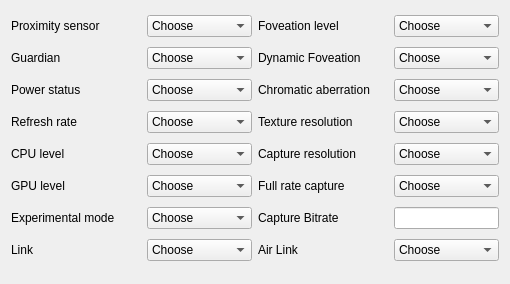
  <widget class="QWidget" name="">
   <property name="geometry">
    <rect>
     <x>31</x>
     <y>71</y>
     <width>494</width>
     <height>284</height>
    </rect>
   </property>
   <layout class="QGridLayout" name="gridLayout">
    <item row="0" column="0">
     <widget class="QLabel" name="label_5">
      <property name="minimumSize">
       <size>
        <width>130</width>
        <height>16</height>
       </size>
      </property>
      <property name="maximumSize">
       <size>
        <width>130</width>
        <height>16</height>
       </size>
      </property>
      <property name="text">
       <string>Proximity sensor</string>
      </property>
     </widget>
    </item>
    <item row="0" column="1">
     <widget class="QComboBox" name="proximityBox">
      <property name="minimumSize">
       <size>
        <width>105</width>
        <height>0</height>
       </size>
      </property>
      <property name="maximumSize">
       <size>
        <width>105</width>
        <height>16777215</height>
       </size>
      </property>
      <property name="toolTip">
       <string>&lt;html&gt;&lt;head/&gt;&lt;body&gt;&lt;p&gt;&lt;span style=&quot; font-family:'Libre Franklin','Arial','Helvetica','sans-serif'; font-size:18px; color:#363940; background-color:#ffffff;&quot;&gt;The proximity sensor is used to detect headset movement.  Deactivating this sensor prevents the headset from sleeping.&lt;/span&gt;&lt;/p&gt;&lt;/body&gt;&lt;/html&gt;</string>
      </property>
      <item>
       <property name="text">
        <string>Choose</string>
       </property>
      </item>
      <item>
       <property name="text">
        <string>Enable</string>
       </property>
      </item>
      <item>
       <property name="text">
        <string>Disable</string>
       </property>
      </item>
     </widget>
    </item>
    <item row="0" column="2">
     <widget class="QLabel" name="label_8">
      <property name="minimumSize">
       <size>
        <width>130</width>
        <height>16</height>
       </size>
      </property>
      <property name="maximumSize">
       <size>
        <width>130</width>
        <height>16</height>
       </size>
      </property>
      <property name="text">
       <string>Foveation level</string>
      </property>
     </widget>
    </item>
    <item row="0" column="3">
     <widget class="QComboBox" name="foveation2Box">
      <property name="minimumSize">
       <size>
        <width>105</width>
        <height>0</height>
       </size>
      </property>
      <property name="maximumSize">
       <size>
        <width>105</width>
        <height>16777215</height>
       </size>
      </property>
      <property name="toolTip">
       <string>&lt;html&gt;&lt;head/&gt;&lt;body&gt;&lt;p&gt;&lt;span style=&quot; font-family:'Libre Franklin','Arial','Helvetica','sans-serif'; font-size:18px; font-weight:300; color:#363940; background-color:#ffffff;&quot;&gt;Override the rendering quality in the outer edges of the display. Higher is better performance, lower is better quality.&lt;/span&gt;&lt;/p&gt;&lt;/body&gt;&lt;/html&gt;</string>
      </property>
      <item>
       <property name="text">
        <string>Choose</string>
       </property>
      </item>
      <item>
       <property name="text">
        <string>0</string>
       </property>
      </item>
      <item>
       <property name="text">
        <string>1</string>
       </property>
      </item>
      <item>
       <property name="text">
        <string>2</string>
       </property>
      </item>
      <item>
       <property name="text">
        <string>3</string>
       </property>
      </item>
      <item>
       <property name="text">
        <string>4</string>
       </property>
      </item>
     </widget>
    </item>
    <item row="1" column="0">
     <widget class="QLabel" name="label_6">
      <property name="minimumSize">
       <size>
        <width>130</width>
        <height>16</height>
       </size>
      </property>
      <property name="maximumSize">
       <size>
        <width>130</width>
        <height>16</height>
       </size>
      </property>
      <property name="text">
       <string>Guardian</string>
      </property>
     </widget>
    </item>
    <item row="1" column="1">
     <widget class="QComboBox" name="guardianBox">
      <property name="minimumSize">
       <size>
        <width>105</width>
        <height>0</height>
       </size>
      </property>
      <property name="maximumSize">
       <size>
        <width>105</width>
        <height>16777215</height>
       </size>
      </property>
      <property name="toolTip">
       <string>&lt;html&gt;&lt;head/&gt;&lt;body&gt;&lt;p&gt;&lt;span style=&quot; font-family:'Libre Franklin','Arial','Helvetica','sans-serif'; font-size:18px; font-weight:300; color:#363940; background-color:#ffffff;&quot;&gt;Used to disable the guardian boundary system&lt;/span&gt;&lt;/p&gt;&lt;/body&gt;&lt;/html&gt;</string>
      </property>
      <item>
       <property name="text">
        <string>Choose</string>
       </property>
      </item>
      <item>
       <property name="text">
        <string>Enable</string>
       </property>
      </item>
      <item>
       <property name="text">
        <string>Disable</string>
       </property>
      </item>
     </widget>
    </item>
    <item row="1" column="2">
     <widget class="QLabel" name="label_7">
      <property name="minimumSize">
       <size>
        <width>130</width>
        <height>16</height>
       </size>
      </property>
      <property name="maximumSize">
       <size>
        <width>130</width>
        <height>16</height>
       </size>
      </property>
      <property name="text">
       <string>Dynamic Foveation</string>
      </property>
     </widget>
    </item>
    <item row="1" column="3">
     <widget class="QComboBox" name="foveation1Box">
      <property name="minimumSize">
       <size>
        <width>105</width>
        <height>0</height>
       </size>
      </property>
      <property name="maximumSize">
       <size>
        <width>105</width>
        <height>16777215</height>
       </size>
      </property>
      <property name="toolTip">
       <string>&lt;html&gt;&lt;head/&gt;&lt;body&gt;&lt;p&gt;&lt;span style=&quot; font-family:'Libre Franklin','Arial','Helvetica','sans-serif'; font-size:18px; font-weight:300; color:#363940; background-color:#f0f0f0;&quot;&gt;Set to disabled to test an app with a fixed foveation level.&lt;/span&gt;&lt;/p&gt;&lt;/body&gt;&lt;/html&gt;</string>
      </property>
      <item>
       <property name="text">
        <string>Choose</string>
       </property>
      </item>
      <item>
       <property name="text">
        <string>Enable</string>
       </property>
      </item>
      <item>
       <property name="text">
        <string>Disable</string>
       </property>
      </item>
     </widget>
    </item>
    <item row="2" column="0">
     <widget class="QLabel" name="label">
      <property name="minimumSize">
       <size>
        <width>130</width>
        <height>0</height>
       </size>
      </property>
      <property name="maximumSize">
       <size>
        <width>130</width>
        <height>16777215</height>
       </size>
      </property>
      <property name="text">
       <string>Power status</string>
      </property>
     </widget>
    </item>
    <item row="2" column="1">
     <widget class="QComboBox" name="powerBox">
      <property name="minimumSize">
       <size>
        <width>105</width>
        <height>0</height>
       </size>
      </property>
      <property name="maximumSize">
       <size>
        <width>105</width>
        <height>16777215</height>
       </size>
      </property>
      <property name="toolTip">
       <string>&lt;html&gt;&lt;head/&gt;&lt;body&gt;&lt;p&gt;&lt;span style=&quot; font-family:'-apple-system','system-ui','Segoe UI Adjusted','Segoe UI','Liberation Sans','sans-serif'; font-size:15px; color:#0c0d0e; background-color:#ffffff;&quot;&gt;Change sleep status depending on connection type: USB,AC, or wireless. True enables for all types, false disables for all types.&lt;/span&gt;&lt;/p&gt;&lt;/body&gt;&lt;/html&gt;</string>
      </property>
      <item>
       <property name="text">
        <string>Choose</string>
       </property>
      </item>
      <item>
       <property name="text">
        <string>False</string>
       </property>
      </item>
      <item>
       <property name="text">
        <string>True</string>
       </property>
      </item>
      <item>
       <property name="text">
        <string>USB</string>
       </property>
      </item>
      <item>
       <property name="text">
        <string>AC</string>
       </property>
      </item>
      <item>
       <property name="text">
        <string>Wireless</string>
       </property>
      </item>
     </widget>
    </item>
    <item row="2" column="2">
     <widget class="QLabel" name="label_9">
      <property name="minimumSize">
       <size>
        <width>130</width>
        <height>16</height>
       </size>
      </property>
      <property name="maximumSize">
       <size>
        <width>130</width>
        <height>16</height>
       </size>
      </property>
      <property name="text">
       <string>Chromatic aberration</string>
      </property>
     </widget>
    </item>
    <item row="2" column="3">
     <widget class="QComboBox" name="chromaticBox">
      <property name="minimumSize">
       <size>
        <width>105</width>
        <height>0</height>
       </size>
      </property>
      <property name="maximumSize">
       <size>
        <width>105</width>
        <height>16777215</height>
       </size>
      </property>
      <property name="toolTip">
       <string>&lt;html&gt;&lt;head/&gt;&lt;body&gt;&lt;p&gt;&lt;span style=&quot; font-family:'Libre Franklin','Arial','Helvetica','sans-serif'; font-size:18px; font-weight:300; color:#363940; background-color:#f0f0f0;&quot;&gt;Chromatic aberration counters unwanted colors at the edges of objects caused by the lenses. Enabled by default.&lt;/span&gt;&lt;/p&gt;&lt;/body&gt;&lt;/html&gt;</string>
      </property>
      <item>
       <property name="text">
        <string>Choose</string>
       </property>
      </item>
      <item>
       <property name="text">
        <string>Enable</string>
       </property>
      </item>
      <item>
       <property name="text">
        <string>Disable</string>
       </property>
      </item>
     </widget>
    </item>
    <item row="3" column="0">
     <widget class="QLabel" name="label_2">
      <property name="minimumSize">
       <size>
        <width>130</width>
        <height>0</height>
       </size>
      </property>
      <property name="maximumSize">
       <size>
        <width>130</width>
        <height>16777215</height>
       </size>
      </property>
      <property name="text">
       <string>Refresh rate</string>
      </property>
     </widget>
    </item>
    <item row="3" column="1">
     <widget class="QComboBox" name="refreshBox">
      <property name="minimumSize">
       <size>
        <width>105</width>
        <height>0</height>
       </size>
      </property>
      <property name="maximumSize">
       <size>
        <width>105</width>
        <height>16777215</height>
       </size>
      </property>
      <property name="toolTip">
       <string>&lt;html&gt;&lt;head/&gt;&lt;body&gt;&lt;p&gt;&lt;span style=&quot; font-family:'Libre Franklin','Arial','Helvetica','sans-serif'; font-size:18px; font-weight:300; color:#363940; background-color:#f0f0f0;&quot;&gt;Override the default refresh rate of the screen. &lt;/span&gt;&lt;/p&gt;&lt;/body&gt;&lt;/html&gt;</string>
      </property>
      <item>
       <property name="text">
        <string>Choose</string>
       </property>
      </item>
      <item>
       <property name="text">
        <string>72</string>
       </property>
      </item>
      <item>
       <property name="text">
        <string>90</string>
       </property>
      </item>
      <item>
       <property name="text">
        <string>120</string>
       </property>
      </item>
     </widget>
    </item>
    <item row="3" column="2">
     <widget class="QLabel" name="label_12">
      <property name="minimumSize">
       <size>
        <width>130</width>
        <height>0</height>
       </size>
      </property>
      <property name="maximumSize">
       <size>
        <width>130</width>
        <height>16777215</height>
       </size>
      </property>
      <property name="toolTip">
       <string>&lt;html&gt;&lt;head/&gt;&lt;body&gt;&lt;p&gt;&lt;span style=&quot; font-family:'Libre Franklin','Arial','Helvetica','sans-serif'; font-size:18px; font-weight:300; color:#363940; background-color:#ffffff;&quot;&gt;Override the default texture resolution&lt;/span&gt;&lt;/p&gt;&lt;/body&gt;&lt;/html&gt;</string>
      </property>
      <property name="text">
       <string>Texture resolution</string>
      </property>
     </widget>
    </item>
    <item row="3" column="3">
     <widget class="QComboBox" name="textureBox">
      <property name="minimumSize">
       <size>
        <width>105</width>
        <height>0</height>
       </size>
      </property>
      <property name="maximumSize">
       <size>
        <width>105</width>
        <height>16777215</height>
       </size>
      </property>
      <property name="toolTip">
       <string>&lt;html&gt;&lt;head/&gt;&lt;body&gt;&lt;p&gt;&lt;span style=&quot; font-family:'-apple-system','system-ui','Segoe UI Adjusted','Segoe UI','Liberation Sans','sans-serif'; font-size:15px; color:#0c0d0e; background-color:#ffffff;&quot;&gt;Change the&lt;/span&gt;&lt;span style=&quot; font-family:'Noto Sans','Arial','sans-serif'; font-size:14px; color:#1c1c1c; background-color:#ffffff;&quot;&gt; default resolution setting at which the Quest headset renders apps&lt;/span&gt;&lt;/p&gt;&lt;/body&gt;&lt;/html&gt;</string>
      </property>
      <property name="editable">
       <bool>false</bool>
      </property>
      <item>
       <property name="text">
        <string>Choose</string>
       </property>
      </item>
      <item>
       <property name="text">
        <string>1536p</string>
       </property>
      </item>
      <item>
       <property name="text">
        <string>1440p</string>
       </property>
      </item>
     </widget>
    </item>
    <item row="4" column="0">
     <widget class="QLabel" name="label_3">
      <property name="minimumSize">
       <size>
        <width>130</width>
        <height>0</height>
       </size>
      </property>
      <property name="maximumSize">
       <size>
        <width>130</width>
        <height>16777215</height>
       </size>
      </property>
      <property name="text">
       <string>CPU level</string>
      </property>
     </widget>
    </item>
    <item row="4" column="1">
     <widget class="QComboBox" name="cpulevelBox">
      <property name="minimumSize">
       <size>
        <width>105</width>
        <height>0</height>
       </size>
      </property>
      <property name="maximumSize">
       <size>
        <width>105</width>
        <height>16777215</height>
       </size>
      </property>
      <property name="toolTip">
       <string>&lt;html&gt;&lt;head/&gt;&lt;body&gt;&lt;p&gt;&lt;span style=&quot; font-family:'Libre Franklin','Arial','Helvetica','sans-serif'; font-size:18px; font-weight:300; color:#363940; background-color:#ffffff;&quot;&gt;Override the default CPU level.&lt;/span&gt;&lt;/p&gt;&lt;/body&gt;&lt;/html&gt;</string>
      </property>
      <item>
       <property name="text">
        <string>Choose</string>
       </property>
      </item>
      <item>
       <property name="text">
        <string>0</string>
       </property>
      </item>
      <item>
       <property name="text">
        <string>1</string>
       </property>
      </item>
      <item>
       <property name="text">
        <string>2</string>
       </property>
      </item>
      <item>
       <property name="text">
        <string>3</string>
       </property>
      </item>
      <item>
       <property name="text">
        <string>4</string>
       </property>
      </item>
     </widget>
    </item>
    <item row="4" column="2">
     <widget class="QLabel" name="label_11">
      <property name="minimumSize">
       <size>
        <width>130</width>
        <height>0</height>
       </size>
      </property>
      <property name="maximumSize">
       <size>
        <width>130</width>
        <height>16777215</height>
       </size>
      </property>
      <property name="text">
       <string>Capture resolution</string>
      </property>
     </widget>
    </item>
    <item row="4" column="3">
     <widget class="QComboBox" name="resolutionBox">
      <property name="minimumSize">
       <size>
        <width>105</width>
        <height>0</height>
       </size>
      </property>
      <property name="maximumSize">
       <size>
        <width>105</width>
        <height>16777215</height>
       </size>
      </property>
      <property name="toolTip">
       <string>&lt;html&gt;&lt;head/&gt;&lt;body&gt;&lt;p&gt;Override the standard 1024x1024 recording resolution.&lt;/p&gt;&lt;/body&gt;&lt;/html&gt;</string>
      </property>
      <item>
       <property name="text">
        <string>Choose</string>
       </property>
      </item>
      <item>
       <property name="text">
        <string>480p</string>
       </property>
      </item>
      <item>
       <property name="text">
        <string>720p</string>
       </property>
      </item>
      <item>
       <property name="text">
        <string>1080p</string>
       </property>
      </item>
      <item>
       <property name="text">
        <string>Default</string>
       </property>
      </item>
     </widget>
    </item>
    <item row="5" column="0">
     <widget class="QLabel" name="label_4">
      <property name="minimumSize">
       <size>
        <width>130</width>
        <height>0</height>
       </size>
      </property>
      <property name="maximumSize">
       <size>
        <width>130</width>
        <height>16777215</height>
       </size>
      </property>
      <property name="text">
       <string>GPU level</string>
      </property>
     </widget>
    </item>
    <item row="5" column="1">
     <widget class="QComboBox" name="gpulevelBox">
      <property name="minimumSize">
       <size>
        <width>105</width>
        <height>0</height>
       </size>
      </property>
      <property name="maximumSize">
       <size>
        <width>105</width>
        <height>16777215</height>
       </size>
      </property>
      <property name="toolTip">
       <string>&lt;html&gt;&lt;head/&gt;&lt;body&gt;&lt;p&gt;&lt;span style=&quot; font-family:'Libre Franklin','Arial','Helvetica','sans-serif'; font-size:18px; font-weight:300; color:#363940; background-color:#ffffff;&quot;&gt;Override the default GPU level.&lt;/span&gt;&lt;/p&gt;&lt;/body&gt;&lt;/html&gt;</string>
      </property>
      <item>
       <property name="text">
        <string>Choose</string>
       </property>
      </item>
      <item>
       <property name="text">
        <string>0</string>
       </property>
      </item>
      <item>
       <property name="text">
        <string>1</string>
       </property>
      </item>
      <item>
       <property name="text">
        <string>2</string>
       </property>
      </item>
      <item>
       <property name="text">
        <string>3</string>
       </property>
      </item>
      <item>
       <property name="text">
        <string>4</string>
       </property>
      </item>
     </widget>
    </item>
    <item row="5" column="2">
     <widget class="QLabel" name="label_10">
      <property name="minimumSize">
       <size>
        <width>130</width>
        <height>16</height>
       </size>
      </property>
      <property name="maximumSize">
       <size>
        <width>130</width>
        <height>16</height>
       </size>
      </property>
      <property name="text">
       <string>Full rate capture</string>
      </property>
     </widget>
    </item>
    <item row="5" column="3">
     <widget class="QComboBox" name="ratecaptureBox">
      <property name="minimumSize">
       <size>
        <width>105</width>
        <height>0</height>
       </size>
      </property>
      <property name="maximumSize">
       <size>
        <width>105</width>
        <height>16777215</height>
       </size>
      </property>
      <property name="toolTip">
       <string>&lt;html&gt;&lt;head/&gt;&lt;body&gt;&lt;p&gt;&lt;span style=&quot; font-family:'Libre Franklin','Arial','Helvetica','sans-serif'; font-size:18px; font-weight:300; color:#363940; background-color:#ffffff;&quot;&gt;Used to enable / disable video capture at full refresh rate. It is half by default.&lt;/span&gt;&lt;/p&gt;&lt;/body&gt;&lt;/html&gt;</string>
      </property>
      <item>
       <property name="text">
        <string>Choose</string>
       </property>
      </item>
      <item>
       <property name="text">
        <string>Enable</string>
       </property>
      </item>
      <item>
       <property name="text">
        <string>Disable</string>
       </property>
      </item>
     </widget>
    </item>
    <item row="6" column="0">
     <widget class="QLabel" name="label_20">
      <property name="minimumSize">
       <size>
        <width>130</width>
        <height>0</height>
       </size>
      </property>
      <property name="maximumSize">
       <size>
        <width>130</width>
        <height>16777215</height>
       </size>
      </property>
      <property name="toolTip">
       <string>&lt;html&gt;&lt;head/&gt;&lt;body&gt;&lt;p&gt;&lt;span style=&quot; font-family:'Libre Franklin','Arial','Helvetica','sans-serif'; font-size:18px; font-weight:300; color:#363940; background-color:#ffffff;&quot;&gt;Override the default texture resolution&lt;/span&gt;&lt;/p&gt;&lt;/body&gt;&lt;/html&gt;</string>
      </property>
      <property name="text">
       <string>Experimental mode</string>
      </property>
     </widget>
    </item>
    <item row="6" column="1">
     <widget class="QComboBox" name="experBox">
      <property name="minimumSize">
       <size>
        <width>105</width>
        <height>0</height>
       </size>
      </property>
      <property name="maximumSize">
       <size>
        <width>105</width>
        <height>16777215</height>
       </size>
      </property>
      <property name="toolTip">
       <string>&lt;html&gt;&lt;head/&gt;&lt;body&gt;&lt;p&gt;&lt;span style=&quot; font-family:'-apple-system','system-ui','Segoe UI Adjusted','Segoe UI','Liberation Sans','sans-serif'; font-size:15px; color:#0c0d0e; background-color:#ffffff;&quot;&gt;Set experimental mode, allowing access to functions that may otherwise be innaccesible.&lt;/span&gt;&lt;/p&gt;&lt;/body&gt;&lt;/html&gt;</string>
      </property>
      <property name="editable">
       <bool>false</bool>
      </property>
      <item>
       <property name="text">
        <string>Choose</string>
       </property>
      </item>
      <item>
       <property name="text">
        <string>Enable</string>
       </property>
      </item>
      <item>
       <property name="text">
        <string>Disable</string>
       </property>
      </item>
     </widget>
    </item>
    <item row="6" column="2">
     <widget class="QLabel" name="label_25">
      <property name="minimumSize">
       <size>
        <width>100</width>
        <height>0</height>
       </size>
      </property>
      <property name="maximumSize">
       <size>
        <width>100</width>
        <height>16777215</height>
       </size>
      </property>
      <property name="text">
       <string>Capture Bitrate</string>
      </property>
     </widget>
    </item>
    <item row="6" column="3">
     <widget class="QLineEdit" name="captureBitrate">
      <property name="minimumSize">
       <size>
        <width>105</width>
        <height>0</height>
       </size>
      </property>
      <property name="maximumSize">
       <size>
        <width>105</width>
        <height>16777215</height>
       </size>
      </property>
      <property name="focusPolicy">
       <enum>Qt::ClickFocus</enum>
      </property>
      <property name="toolTip">
       <string>&lt;html&gt;&lt;head/&gt;&lt;body&gt;&lt;p&gt;&lt;span style=&quot; font-family:'Libre Franklin','Arial','Helvetica','sans-serif'; font-size:18px; font-weight:300; color:#363940; background-color:#ffffff;&quot;&gt;Override the default capture bitrate. &lt;/span&gt;&lt;/p&gt;&lt;/body&gt;&lt;/html&gt;</string>
      </property>
      <property name="text">
       <string/>
      </property>
      <property name="clearButtonEnabled">
       <bool>true</bool>
      </property>
     </widget>
    </item>
    <item row="7" column="0">
     <widget class="QLabel" name="label_13">
      <property name="minimumSize">
       <size>
        <width>130</width>
        <height>16</height>
       </size>
      </property>
      <property name="maximumSize">
       <size>
        <width>130</width>
        <height>16</height>
       </size>
      </property>
      <property name="text">
       <string>Link</string>
      </property>
     </widget>
    </item>
    <item row="7" column="1">
     <widget class="QComboBox" name="linkBox">
      <property name="minimumSize">
       <size>
        <width>105</width>
        <height>0</height>
       </size>
      </property>
      <property name="maximumSize">
       <size>
        <width>105</width>
        <height>16777215</height>
       </size>
      </property>
      <property name="toolTip">
       <string>&lt;html&gt;&lt;head/&gt;&lt;body&gt;&lt;p&gt;&lt;span style=&quot; font-family:'Libre Franklin','Arial','Helvetica','sans-serif'; font-size:18px; color:#363940; background-color:#ffffff;&quot;&gt;Enable/disable Link&lt;/span&gt;&lt;/p&gt;&lt;/body&gt;&lt;/html&gt;</string>
      </property>
      <item>
       <property name="text">
        <string>Choose</string>
       </property>
      </item>
      <item>
       <property name="text">
        <string>Enable</string>
       </property>
      </item>
      <item>
       <property name="text">
        <string>Disable</string>
       </property>
      </item>
     </widget>
    </item>
    <item row="7" column="2">
     <widget class="QLabel" name="label_14">
      <property name="minimumSize">
       <size>
        <width>130</width>
        <height>16</height>
       </size>
      </property>
      <property name="maximumSize">
       <size>
        <width>130</width>
        <height>16</height>
       </size>
      </property>
      <property name="text">
       <string>Air Link</string>
      </property>
     </widget>
    </item>
    <item row="7" column="3">
     <widget class="QComboBox" name="airlinkBox">
      <property name="minimumSize">
       <size>
        <width>105</width>
        <height>0</height>
       </size>
      </property>
      <property name="maximumSize">
       <size>
        <width>105</width>
        <height>16777215</height>
       </size>
      </property>
      <property name="toolTip">
       <string>&lt;html&gt;&lt;head/&gt;&lt;body&gt;&lt;p&gt;&lt;span style=&quot; font-family:'Libre Franklin','Arial','Helvetica','sans-serif'; font-size:18px; color:#363940; background-color:#ffffff;&quot;&gt;Enable/disable Air Link&lt;/span&gt;&lt;/p&gt;&lt;/body&gt;&lt;/html&gt;</string>
      </property>
      <item>
       <property name="text">
        <string>Choose</string>
       </property>
      </item>
      <item>
       <property name="text">
        <string>Enable</string>
       </property>
      </item>
      <item>
       <property name="text">
        <string>Disable</string>
       </property>
      </item>
     </widget>
    </item>
   </layout>
  </widget>
